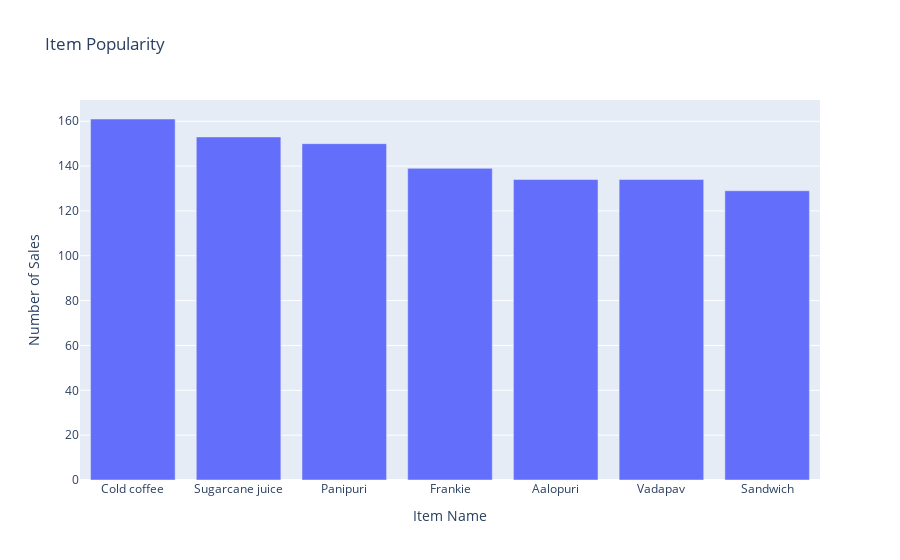

Source (notebook cell):
### Markdown cell above
## Understanding customer preferences for different items.

### Code cell
import pandas as pd
import plotly.express as px

df1 = pd.read_csv('Balaji_Fast_Food_Sales_Updated1.csv')

item_popularity = df1['item_name'].value_counts().reset_index()
item_popularity.columns = ['item_name','transaction_amount']
fig_item_popularity = px.bar(item_popularity, x='item_name', y='transaction_amount', title='Item Popularity')
fig_item_popularity.update_xaxes(title='Item Name')
fig_item_popularity.update_yaxes(title='Number of Sales')
fig_item_popularity.show()

### Figure 1 — Plotly figure (JSON) as saved in the notebook; plotly's stock layout.template omitted (floating-point values rounded to 4 significant figures)
{"data": [{"alignmentgroup": "True", "hovertemplate": "item_name=%{x}<br>transaction_amount=%{y}<extra></extra>", "legendgroup": "", "marker": {"color": "#636efa", "pattern": {"shape": ""}}, "name": "", "offsetgroup": "", "orientation": "v", "showlegend": false, "textposition": "auto", "type": "bar", "x": ["Cold coffee", "Sugarcane juice", "Panipuri", "Frankie", "Aalopuri", "Vadapav", "Sandwich"], "xaxis": "x", "y": [161, 153, 150, 139, 134, 134, 129], "yaxis": "y"}], "layout": {"autosize": true, "barmode": "relative", "legend": {"tracegroupgap": 0}, "title": {"text": "Item Popularity"}, "xaxis": {"anchor": "y", "autorange": true, "domain": [0, 1], "range": [-0.5, 6.5], "title": {"text": "Item Name"}, "type": "category"}, "yaxis": {"anchor": "x", "autorange": true, "domain": [0, 1], "range": [0, 169.5], "title": {"text": "Number of Sales"}, "type": "linear"}}}
